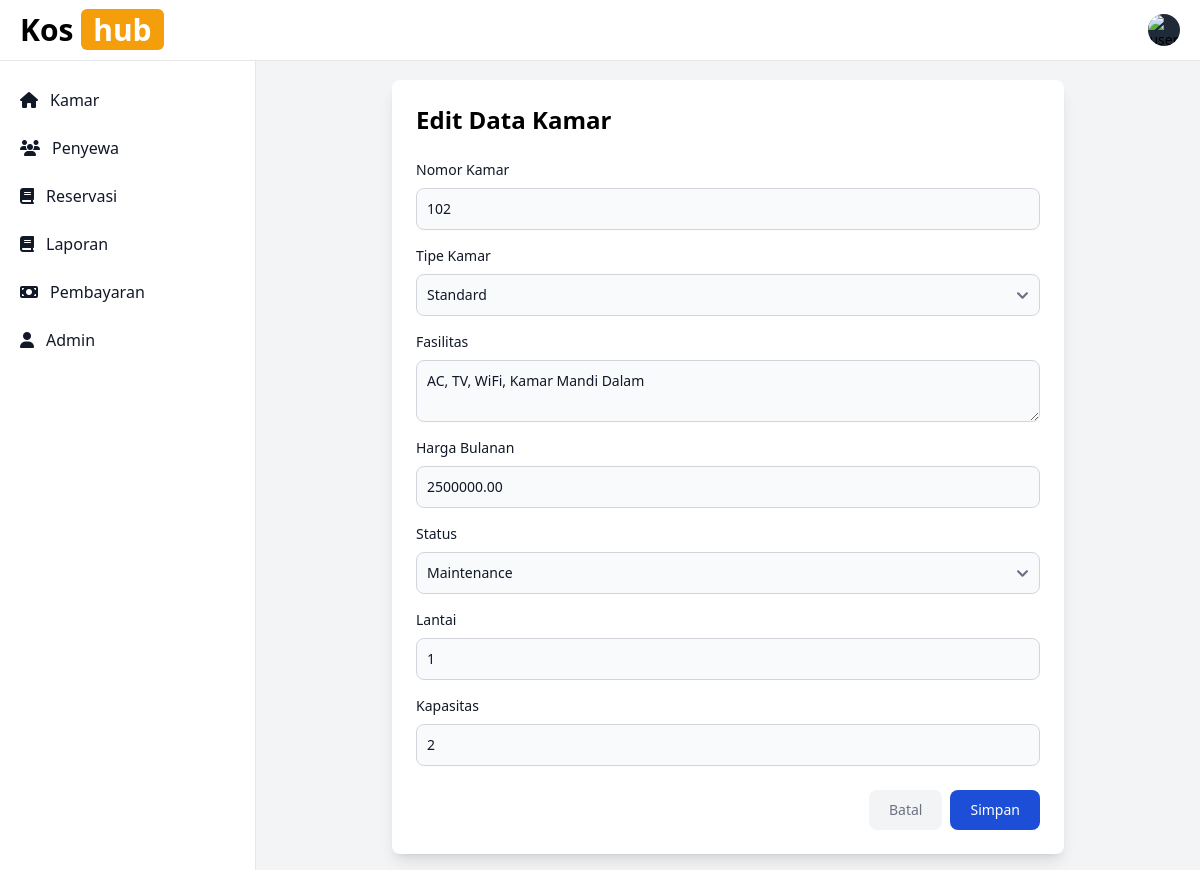
Page /forms/edit_kamar.php?id=2 on the committed database.
### tables this page shows
CREATE TABLE `kamar` (
  `ID_Kamar` int NOT NULL,
  `Nomor_Kamar` varchar(10) NOT NULL,
  `Tipe_Kamar` varchar(50) DEFAULT NULL,
  `Fasilitas` text,
  `Harga_Bulanan` decimal(10,2) NOT NULL,
  `Status_Kamar` enum('Tersedia','Terisi','Maintenance') DEFAULT 'Tersedia',
  `Lantai` int DEFAULT NULL,
  `Kapasitas` int DEFAULT NULL
);

### forms/edit_kamar.php (the view, shortened to what this page needs)
<?php
require_once '../config/db.php';
$id_kamar = $_GET['id'];
$query = "SELECT * FROM kamar WHERE ID_Kamar = :id_kamar";
try {
    $stmt = $pdo->prepare($query);
    $stmt->execute(['id_kamar' => $id_kamar]);
    $kamar = $stmt->fetch(PDO::FETCH_ASSOC);
} catch (PDOException $e) {
    echo "Error: " . $e->getMessage();
    exit;
}
?>
<!DOCTYPE html>
<html lang="en">
<head>
    <script src="https://cdn.tailwindcss.com"></script>
    <link href="https://cdn.jsdelivr.net/npm/flowbite@2.5.2/dist/flowbite.min.css" rel="stylesheet" />
    <link rel="stylesheet" href="https://cdnjs.cloudflare.com/ajax/libs/font-awesome/6.7.2/css/all.min.css" />
</head>
<body class="bg-gray-100">
    <?php include '../components/navbar.php'; ?>
    <?php include '../components/sidebar.php'; ?>
    <div class="p-4 sm:ml-64">
        <div class="mt-16">
            <div class="max-w-2xl mx-auto bg-white rounded-lg shadow-lg p-6">
                <h2 class="text-2xl font-semibold mb-6">Edit Data Kamar</h2>
                <form action="" method="POST">
                    <div class="grid gap-4 mb-6">
                        <div>
                            <label class="block mb-2 text-sm font-medium text-gray-900">Nomor Kamar</label>
                            <input type="text" value="<?= htmlspecialchars($kamar['Nomor_Kamar']) ?>" class="bg-gray-50 border border-gray-300 text-gray-900 text-sm rounded-lg block w-full p-2.5" disabled>
                        </div>
                        <div>
                            <label class="block mb-2 text-sm font-medium text-gray-900">Tipe Kamar</label>
                            <select name="tipe" class="bg-gray-50 border border-gray-300 text-gray-900 text-sm rounded-lg block w-full p-2.5" required>
                                <option value="Standard" <?= $kamar['Tipe_Kamar'] === 'Standard' ? 'selected' : '' ?>>Standard</option>
                            </select>
                        </div>
                        <div>
                            <label class="block mb-2 text-sm font-medium text-gray-900">Fasilitas</label>
                            <textarea name="fasilitas" class="bg-gray-50 border border-gray-300 text-gray-900 text-sm rounded-lg block w-full p-2.5" required><?= htmlspecialchars($kamar['Fasilitas']) ?></textarea>
                        </div>
                        <div>
                            <label class="block mb-2 text-sm font-medium text-gray-900">Harga Bulanan</label>
                            <input type="number" name="harga" value="<?= htmlspecialchars($kamar['Harga_Bulanan']) ?>" class="bg-gray-50 border border-gray-300 text-gray-900 text-sm rounded-lg block w-full p-2.5" required>
                        </div>
                        <div>
                            <label class="block mb-2 text-sm font-medium text-gray-900">Status</label>
                            <select name="status" class="bg-gray-50 border border-gray-300 text-gray-900 text-sm rounded-lg block w-full p-2.5" required>
                                <option value="Maintenance" <?= $kamar['Status_Kamar'] === 'Maintenance' ? 'selected' : '' ?>>Maintenance</option>
                            </select>
                        </div>
                        <div>
                            <label class="block mb-2 text-sm font-medium text-gray-900">Lantai</label>
                            <input type="number" name="lantai" value="<?= htmlspecialchars($kamar['Lantai']) ?>" class="bg-gray-50 border border-gray-300 text-gray-900 text-sm rounded-lg block w-full p-2.5" required>
                        </div>
                        <div>
                            <label class="block mb-2 text-sm font-medium text-gray-900">Kapasitas</label>
                            <input type="number" name="kapasitas" value="<?= htmlspecialchars($kamar['Kapasitas']) ?>" class="bg-gray-50 border border-gray-300 text-gray-900 text-sm rounded-lg block w-full p-2.5" required>
                        </div>
                    </div>
                    <div class="flex justify-end">
                        <a href="../index.php" class="text-gray-500 bg-gray-100 hover:bg-gray-200 font-medium rounded-lg text-sm px-5 py-2.5 me-2   ">
                            Batal
                        </a>
                        <button class="text-white bg-blue-700 hover:bg-blue-800 font-medium rounded-lg text-sm px-5 py-2.5">
                            Simpan
                        </button>
                    </div>
                </form>
            </div>
        </div>
    </div>
</body>
</html>

### rows in the picture
kamar: Nomor_Kamar "102", fasilitas "AC, TV, WiFi, Kamar Mandi Dalam", harga "2500000.00", status "Maintenance", lantai "1", kapasitas "2"
